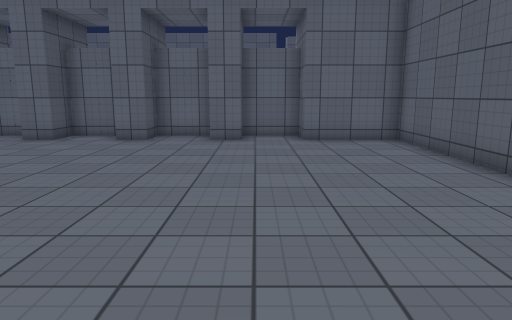
View 1 (above)

17 first-person views from a walk through a Unity game level. The camera is 1.4 m above the floor, tilts 10° down and sees 70° across. The floor is counted in squares, 1 m on a side. Each view is taken from the middle of a square. On the plan, view 1 faces up. The plan holds only what a view shows up to about 16 squares ahead; the rest is blank. The place goes on beyond the plan. The player is left out. Surface patterns are stand-ins for the level's own textures.

View 2
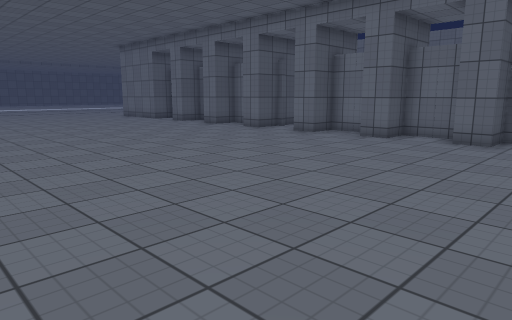

View 3
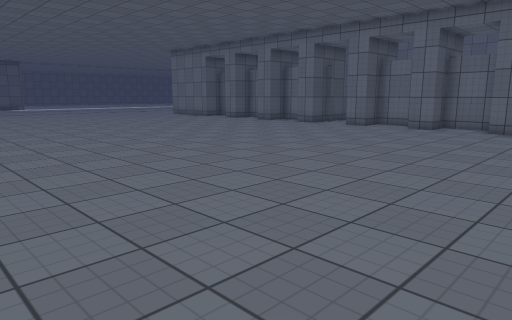

View 4
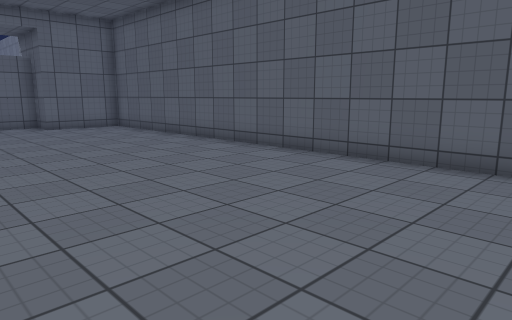

View 5
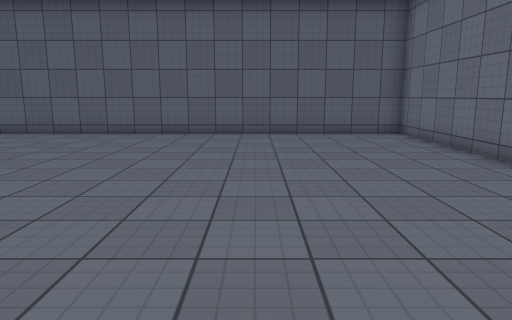

View 6
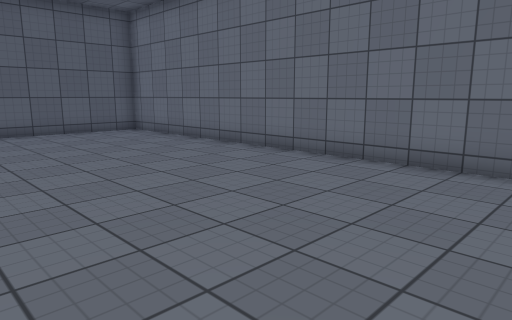

View 7
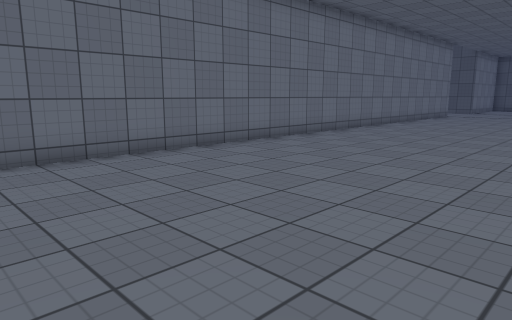

View 8
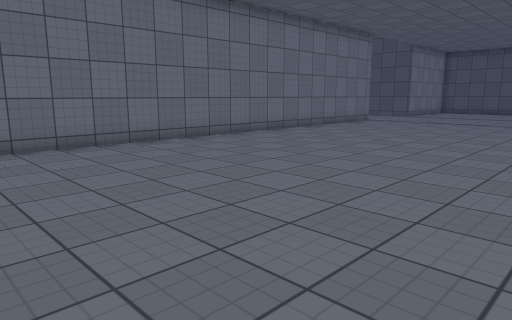

View 9
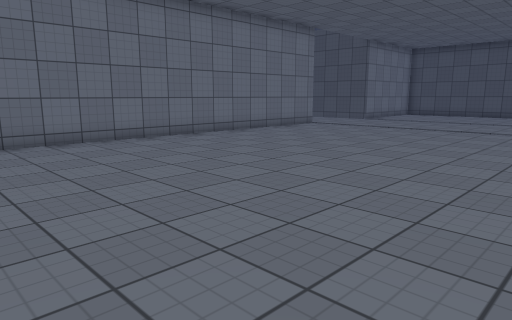

View 10
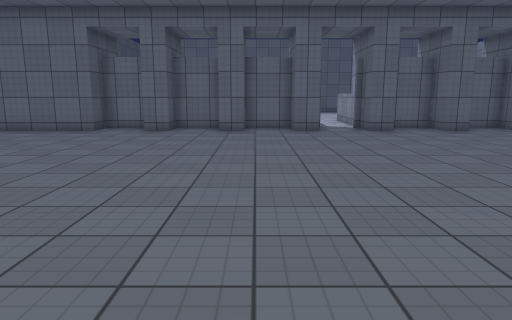

View 11
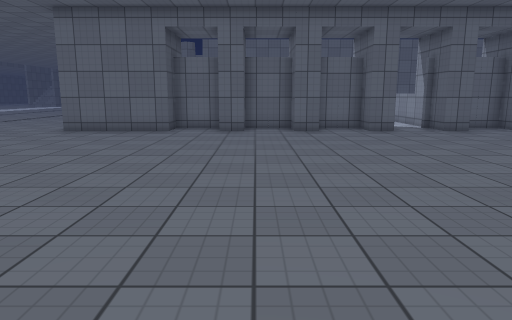

View 12
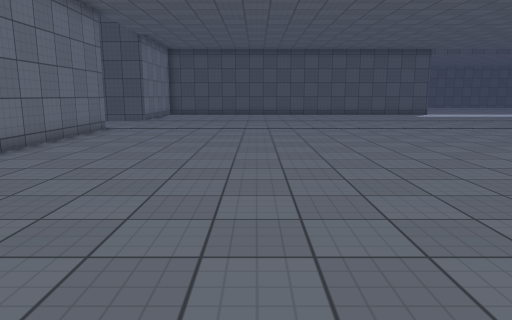

View 13
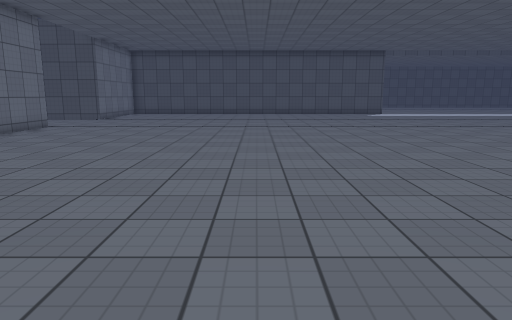

View 14
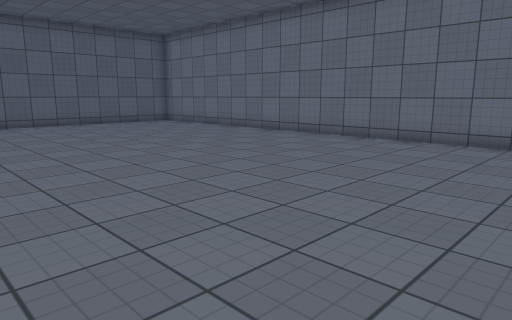

View 15
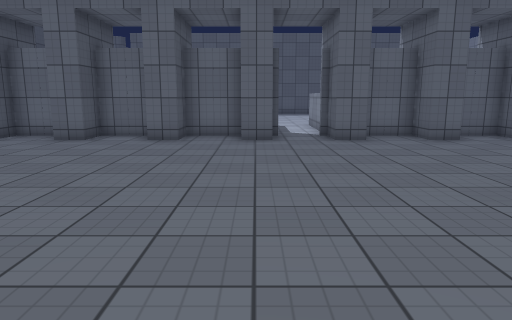

View 16
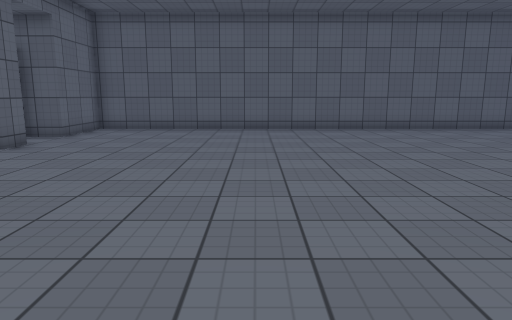

View 17
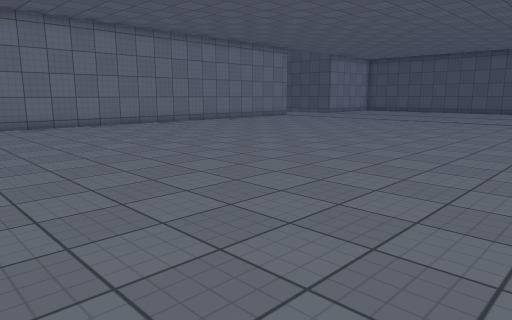

### Floor plan
Points are (right, up) in squares from view 1. A wall is a line through its corners. A room is listed if a view was taken in it or the views show most of it. See-through windows are left out.
Room 1 (views 1, 2, 3, 4, 5, 6, 7, 8, 9, 10, 11, 12, 13, 14, 15, 16, 17)
walls: (-10.5, 14.5) (-10.5, 16.2); (-4.5, 12) (-4.5, 12.9) (-6.5, 12.9) (-6.5, 11.6) (-7.5, 11.6) (-7.5, 12.9) (-9.5, 12.9) (-9.5, 11.6) (-10.5, 11.6) (-10.5, 13); (-1.5, 12.9) (-3.5, 12.9) (-3.5, 11.6) (-4.5, 11.6); (-31.5, -13.4) (4.5, -13.4) (4.5, 11.6) (1.5, 11.6) (1.5, 12.9) (-0.5, 12.9) (-0.5, 11.6) (-1.5, 11.6)

Positions as (right, up) in squares from view 1, and headings:
1: (0, 0), facing up
2: (-1, 0), facing up-left
3: (-1, -4), facing up-left
4: (-3, -5), facing up-right
5: (-9, -8), facing right
6: (-10, -6), facing down-right
7: (-5, -5), facing down-left
8: (-12, -3), facing down-left
9: (-16, -2), facing down-left
10: (-15, -3), facing up
11: (-18, -3), facing up
12: (-16, -7), facing left
13: (-15, -4), facing left
14: (-14, -2), facing down-right
15: (-13, 0), facing up
16: (-11, 5), facing right
17: (-11, 4), facing down-left
